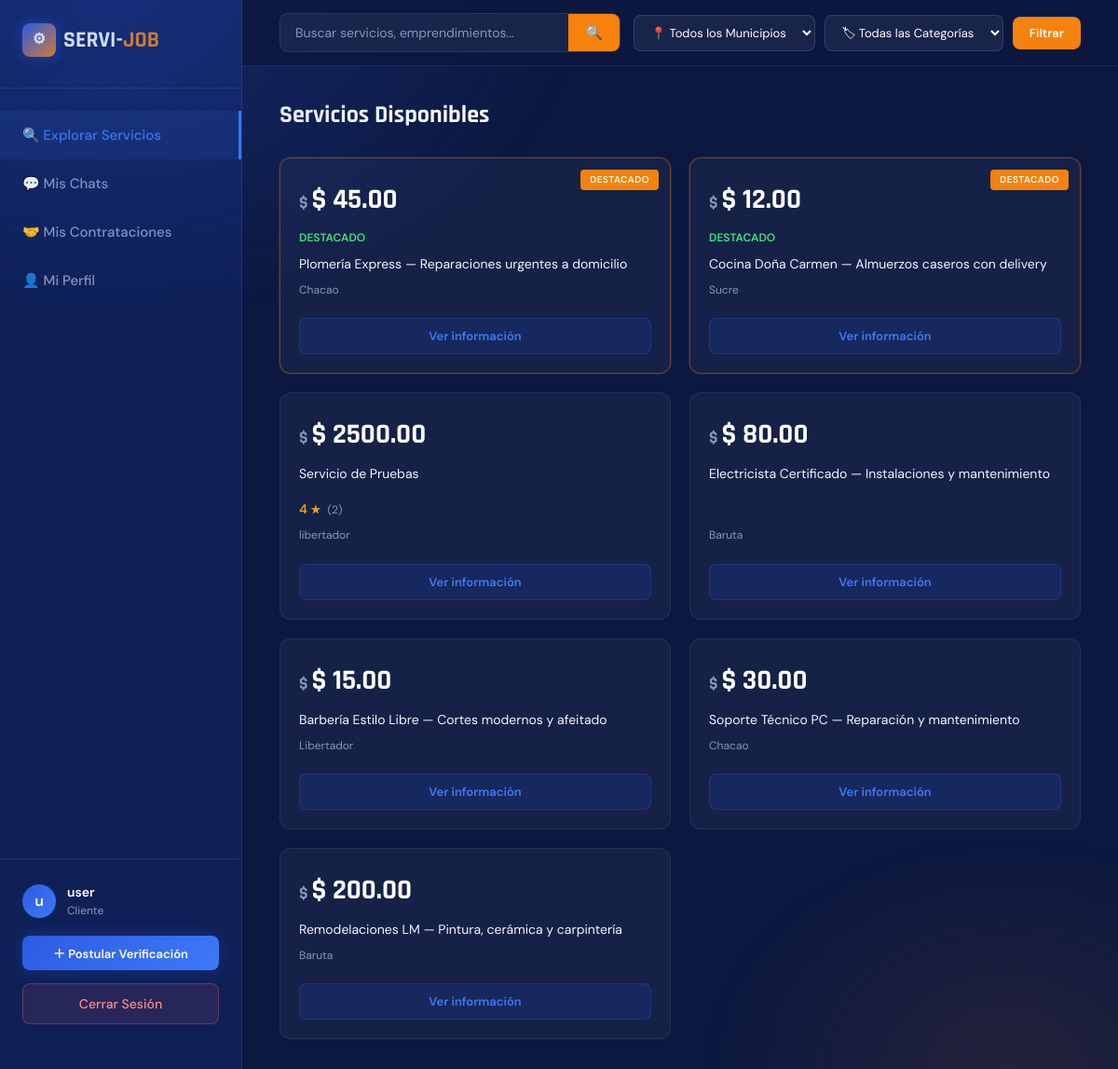
The app's page /index.php (signed in) with its own data.
### tables this page shows
CREATE TABLE `servicios` (
  `id` int(10) UNSIGNED NOT NULL,
  `titulo` varchar(200) NOT NULL,
  `descripcion` text DEFAULT NULL,
  `imagen` varchar(255) DEFAULT NULL,
  `categoria` varchar(80) NOT NULL DEFAULT '',
  `municipio` varchar(60) NOT NULL DEFAULT '',
  `precio` decimal(10,2) NOT NULL DEFAULT 0.00,
  `usuario_id` int(10) UNSIGNED DEFAULT NULL,
  `es_destacado` tinyint(1) NOT NULL DEFAULT 0,
  `verificado` tinyint(1) NOT NULL DEFAULT 0,
  `created_at` datetime NOT NULL DEFAULT current_timestamp(),
  `updated_at` datetime DEFAULT NULL ON UPDATE current_timestamp(),
  `deleted_at` datetime DEFAULT NULL
);

### index.php (the view, shortened to what this page needs)
<?php
include __DIR__ . '/app/api/get_lists.php';
$municipio_f = $_GET['municipio'] ?? 'todos';
$categoria_f = $_GET['categoria'] ?? 'todas';
$mi_user_name = htmlspecialchars($_SESSION['user_name'] ?? 'Tú');
$tab = $_GET['tab'] ?? 'explorar';
?>
<!DOCTYPE html>
<html lang="es">
<head>
    <link href="public/css/fonts.css" rel="stylesheet">
    <link rel="stylesheet" href="public/css/style_backend.css">
    <link rel="stylesheet" href="public/css/index.css">
</head>
<body>
    <div class="sidebar">
        <a href="index.php" class="logo" style="text-decoration:none;">
            <div style="width:36px; height:36px; background:linear-gradient(135deg, var(--blue-mid), var(--orange)); border-radius:8px; display:flex; align-items:center; justify-content:center; font-size:16px; box-shadow:0 0 14px rgba(45,91,227,0.5); color:white;">⚙</div>
            <span style="color:white;">SERVI-<span style="color:var(--orange);">JOB</span></span>
        </a>
        <a href="?tab=explorar" class="nav-item <?= $tab == 'explorar' ? 'active' : '' ?>">
            🔍 Explorar Servicios
        </a>
        <a href="?tab=chats" class="nav-item <?= $tab == 'chats' ? 'active' : '' ?>">
            💬 Mis Chats
        </a>
        <a href="?tab=contratos" class="nav-item <?= $tab == 'contratos' ? 'active' : '' ?>">
            🤝 Mis Contrataciones
        </a>
        <a href="?tab=perfil" class="nav-item <?= $tab == 'perfil' ? 'active' : '' ?>">
            👤 Mi Perfil
        </a>
        <div style="flex:1"></div>
        <div class="sidebar-bottom">
            <div class="user-info">
                <div class="user-avatar"><?= substr($mi_user_name, 0, 1) ?></div>
                <div>
                    <div style="font-size: 14px; font-weight: 600;"><?= $mi_user_name ?></div>
                    <div style="font-size: 12px; color: var(--text-muted);">Cliente</div>
                </div>
            </div>
            <button class="btn-primary" style="width:100%; font-size:13px; margin-bottom:14px; padding:9px;" onclick="openModal()">＋ Postular Verificación</button>
            <a href="logout.php" class="btn-logout">Cerrar Sesión</a>
        </div>
    </div>
    <div class="main-content">
        <div id="tab-explorar" class="tab-content <?= $tab == 'explorar' ? 'active' : '' ?>" style="padding:0;">
            <form action="index.php" method="GET" class="explorar-sticky">
                <div class="search-bar" style="flex:1; min-width:200px; max-width:420px;">
                    <input type="text" name="q" value="<?= htmlspecialchars($_GET['q'] ?? '') ?>" placeholder="Buscar servicios, emprendimientos...">
                    <button type="submit">🔍</button>
                </div>
                <div class="filters-inline">
                    <select name="municipio">
                        <option value="todos" <?= ($municipio_f == 'todos' ? 'selected' : '') ?>>📍 Todos los Municipios</option>
                    </select>
                    <select name="categoria">
                        <option value="todas" <?= ($categoria_f == 'todas' ? 'selected' : '') ?>>🏷 Todas las Categorías</option>
                    </select>
                    <button type="submit" class="btn-filter">Filtrar</button>
                </div>
            </form>
            <div style="padding: 32px 40px;">
                <section class="results">
                    <h2>Servicios Disponibles</h2>
                    <div class="grid-services" id="servicesGrid">
                        <?php include __DIR__ . '/app/pages/logic.php'; ?>
                    </div>
                </section>
            </div>
        </div>
    </div>
</body>
</html>

### app/pages/logic.php (shortened to what this page needs)
<?php
include_once __DIR__ . '/../api/get_lists.php';
$page      = isset($_GET['p']) ? (int)$_GET['p'] : 1;
$limit     = 8;
$offset    = ($page - 1) * $limit;
$where_clauses = ["s.deleted_at IS NULL"];
$params = [];
$types  = "";
$where_sql = implode(" AND ", $where_clauses);
$query = "
    SELECT s.*,
           u.nombre   AS prov_nombre,
           u.apellido AS prov_apellido,
           (SELECT AVG(v.puntuacion) FROM valoraciones v JOIN contrataciones c ON c.id = v.contratacion_id WHERE c.servicio_id = s.id) AS avg_rating,
           (SELECT COUNT(v.id)       FROM valoraciones v JOIN contrataciones c ON c.id = v.contratacion_id WHERE c.servicio_id = s.id) AS num_reviews
    FROM servicios s
    LEFT JOIN usuarios u ON u.id = s.usuario_id
    WHERE $where_sql
    ORDER BY s.es_destacado DESC, s.created_at DESC
    LIMIT ? OFFSET ?";
$stmt  = mysqli_prepare($conn, $query);
$params_limit   = $params;
$params_limit[] = $limit;
$params_limit[] = $offset;
$types_limit    = $types . "ii";
mysqli_stmt_bind_param($stmt, $types_limit, ...$params_limit);
mysqli_stmt_execute($stmt);
$resultado = mysqli_stmt_get_result($stmt);
if (mysqli_num_rows($resultado) > 0) {
    while ($s = mysqli_fetch_assoc($resultado)) {
        $claseDestacado   = $s['es_destacado'] ? 'featured' : '';
        $imagen           = !empty($s['imagen']) ? _base_url() . "/uploads/" . htmlspecialchars($s['imagen']) : '';
        $titulo           = htmlspecialchars($s['titulo']);
        $municipio        = htmlspecialchars($s['municipio']);
        $precio           = htmlspecialchars($s['precio']);
        $avg_rating       = $s['avg_rating'] > 0 ? round($s['avg_rating'], 1) : 0;
        $num_reviews      = (int)$s['num_reviews'];
        $proveedor_nombre = trim(($s['prov_nombre'] ?? '') . ' ' . ($s['prov_apellido'] ?? ''));
        $data = htmlspecialchars(json_encode([
            'servicio_id'      => (int)$s['id'],
            'proveedor_id'     => (int)($s['usuario_id'] ?? 0),
            'proveedor_nombre' => $proveedor_nombre,
            'titulo'           => $s['titulo'],
            'descripcion'      => $s['descripcion'] ?? '',
            'municipio'        => $s['municipio'],
            'categoria'        => $s['categoria'] ?? '',
            'precio'           => $s['precio'],
            'imagen'           => $imagen,
            'destacado'        => (bool)$s['es_destacado'],
            'avg_rating'       => $avg_rating,
            'num_reviews'      => $num_reviews,
        ]), ENT_QUOTES);
        $rating_html = "";
        if ($avg_rating > 0) {
            $rating_html = "<div style='color:#f59e0b; font-size:14px; font-weight:700; margin-top:8px;'>
                                $avg_rating <span style='font-size:12px;'>★</span>
                                <span style='color:#8898bb; font-size:12px; font-weight:400; margin-left:4px;'>($num_reviews)</span>
                            </div>";
        }
        echo "
        <div class='card $claseDestacado'>
            <div class='card-content'>
                " . ($imagen ? "<div class='card-img'><img src='$imagen' alt='$titulo'></div>" : "") . "
                <div class='price'>$ $precio</div>
                " . ($s['es_destacado'] ? "<span class='verified-tag'>DESTACADO</span>" : "") . "
                <p>$titulo</p>
                $rating_html
                <div class='location'>$municipio</div>
                <button class='btn-contact' onclick='verServicio($data)'>Ver información</button>
            </div>
        </div>";
    }
} else {
    echo "<div style='grid-column:1/-1; text-align:center; padding:40px; color:#8898bb;'>
              No se encontraron servicios con estos filtros.
          </div>";
}
?>

### public/css/style_backend.css (style rules this page uses)
:root { --navy: #0f2057; --blue: #1a3a8f; --blue-mid: #2d5be3; --blue-light: #3d7af5; --orange: #f5820d; --orange-dark: #d96a00; --orange-glow: rgba(245,130,13,0.25); --white: #ffffff; --off-white: #f4f6fc; --bg-page: #0c1840; --text-muted: #0888888; --card-bg: rgba(255,255,255,0.04); --border: rgba(255,255,255,0.08); --shadow-md: 0 8px 30px rgba(0,0,0,0.4); --radius: 12px; --transition: all 0.25s cubic-bezier(0.4,0,0.2,1); }
* { margin: 0; padding: 0; box-sizing: border-box; }
body { font-family: 'DM Sans', sans-serif; background: var(--bg-page); color: var(--white); min-height: 100vh; line-height: 1.6; }
body::before { content: ''; position: fixed; inset: 0; pointer-events: none; z-index: 0; background: radial-gradient(ellipse 70% 50% at 10% 0%, rgba(45,91,227,0.25) 0%, transparent 60%), radial-gradient(ellipse 50% 40% at 90% 100%, rgba(245,130,13,0.1) 0%, transparent 55%); }
.logo { display: flex; align-items: center; gap: 10px; text-decoration: none; flex-shrink: 0; }
.search-bar { flex: 1; max-width: 540px; display: flex; align-items: center; background: rgba(255,255,255,0.06); border: 1px solid var(--border); border-radius: 9px; overflow: hidden; transition: var(--transition); }
.search-bar input { flex: 1; background: transparent; border: none; outline: none; padding: 11px 16px; color: var(--white); font-size: 14px; font-family: 'DM Sans', sans-serif; }
.search-bar input::placeholder { color: var(--text-muted); }
.search-bar button { background: var(--orange); border: none; cursor: pointer; padding: 11px 18px; font-size: 15px; transition: background 0.2s; }
.btn-logout { padding: 9px 18px; border-radius: 8px; border: 1px solid var(--border); color: var(--text-muted); font-size: 13px; font-weight: 500; cursor: pointer; transition: var(--transition); text-decoration: none; }
.results h2 { font-family: 'Rajdhani', sans-serif; font-size: 26px; font-weight: 700; margin-bottom: 24px; }
.grid-services { display: grid; grid-template-columns: repeat(auto-fill, minmax(280px, 1fr)); gap: 20px; }
.card { background: var(--card-bg); border: 1px solid var(--border); border-radius: var(--radius); overflow: hidden; transition: var(--transition); cursor: pointer; position: relative; display: flex; flex-direction: column; }
.card.featured { border-color: rgba(245,130,13,0.35); box-shadow: 0 0 0 1px rgba(245,130,13,0.15); }
.card.featured::after { content: 'DESTACADO'; position: absolute; top: 12px; right: 12px; background: var(--orange); color: white; padding: 3px 10px; border-radius: 4px; font-size: 10px; font-weight: 700; letter-spacing: 0.5px; }
.card-content { padding: 20px; flex: 1; display: flex; flex-direction: column; gap: 8px; }
.price { font-family: 'Rajdhani', sans-serif; font-size: 30px; font-weight: 700; color: var(--white); }
.price::before { content: '$ '; font-size: 18px; color: var(--text-muted); }
.verified-tag { color: #4ade80; font-size: 12px; font-weight: 600; display: inline-flex; align-items: center; gap: 4px; }
.card-content p { font-size: 14px; color: var(--off-white); line-height: 1.5; flex: 1; }
.location { font-size: 12px; color: var(--text-muted); }
.btn-contact { width: 100%; padding: 10px; margin-top: 12px; background: rgba(45,91,227,0.15); border: 1px solid rgba(45,91,227,0.3); border-radius: 8px; color: var(--blue-light); font-size: 13px; font-weight: 600; cursor: pointer; transition: var(--transition); font-family: 'DM Sans', sans-serif; }

### records on screen
servicios: precio "45.00", es_destacado "DESTACADO", titulo "Plomería Express — Reparaciones urgentes a domicilio", municipio "Chacao"
servicios: precio "12.00", es_destacado "DESTACADO", titulo "Cocina Doña Carmen — Almuerzos caseros con delivery", municipio "Sucre"
servicios: precio "2500.00", titulo "Servicio de Pruebas", avg_rating "4", num_reviews "2", municipio "libertador"
servicios: precio "80.00", titulo "Electricista Certificado — Instalaciones y mantenimiento", municipio "Baruta"
servicios: precio "15.00", titulo "Barbería Estilo Libre — Cortes modernos y afeitado", municipio "Libertador"
servicios: precio "30.00", titulo "Soporte Técnico PC — Reparación y mantenimiento", municipio "Chacao"
servicios: precio "200.00", titulo "Remodelaciones LM — Pintura, cerámica y carpintería", municipio "Baruta"

### other values on screen
substr($mi_user_name, 0, 1) "u"
$mi_user_name "user"
